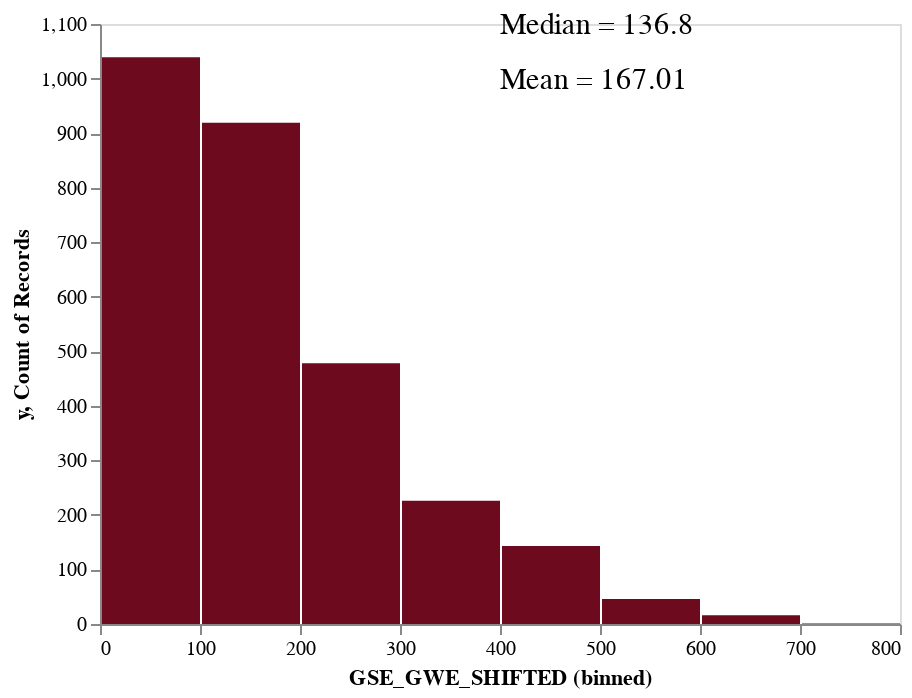

Notebook cell for this chart:
### Markdown cell above
## [Understand the distribution of the target](https://scikit-learn.org/stable/auto_examples/compose/plot_transformed_target.html)

### Code cell
draw_histogram(pd.DataFrame(y_train.reset_index()), "GSE_GWE_SHIFTED" )

### Figure 1 — Vega-Lite specification as saved in the notebook (floating-point values rounded to 4 significant figures; data arrays with more than 128 entries replaced by an {"elided": "..."} marker saying what was removed)
{"config": {"view": {"continuousWidth": 400, "continuousHeight": 300}, "axis": {"grid": false}}, "layer": [{"data": {"name": "data-90c4d3c1eaf83b6285fdd895db552619"}, "mark": {"type": "text", "align": "left", "color": "black", "fontSize": 15}, "encoding": {"text": {"field": "value", "type": "nominal"}, "y": {"field": "y", "type": "quantitative"}}}, {"data": {"name": "data-33cca8492b0b9d24dc9580ed18994e09"}, "mark": {"type": "bar", "color": "#6e0a1e"}, "encoding": {"x": {"bin": true, "field": "GSE_GWE_SHIFTED", "type": "quantitative"}, "y": {"aggregate": "count", "type": "quantitative"}}}], "$schema": "https://vega.github.io/schema/vega-lite/v4.17.0.json", "datasets": {"data-90c4d3c1eaf83b6285fdd895db552619": [{"x": 167.0, "y": 1000, "value": "Mean = 167.01"}, {"x": 136.8, "y": 1100, "value": "Median = 136.8"}], "data-33cca8492b0b9d24dc9580ed18994e09": {"elided": "2868 records"}}}
